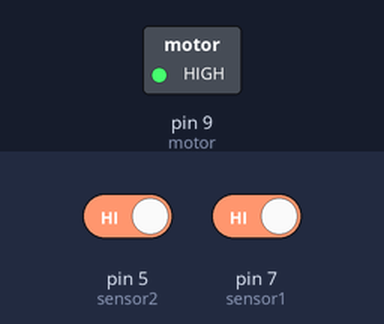
Simulated run of this sketch. Board: Arduino Uno, built with avr-gcc and run on an emulated ATmega328P. Parts: switched loads named in the sketch (green lamp = pin HIGH). The test bench sets the inputs (shaded band); at power-on: pin 5 (sensor2) HIGH, pin 7 (sensor1) HIGH.

Above: at 1.2 s.
1.3 s: pin 5 (sensor2) driven LOW
At 2.0 s:
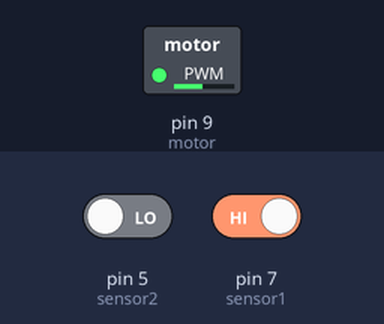
2.8 s: pin 5 (sensor2) driven HIGH
At 3.8 s:
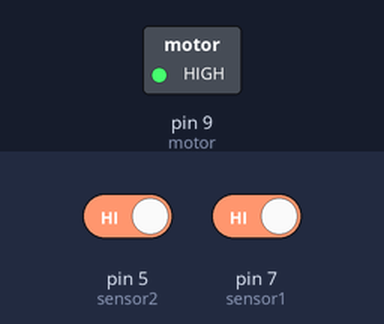
4.3 s: pin 7 (sensor1) driven LOW
At 5.0 s:
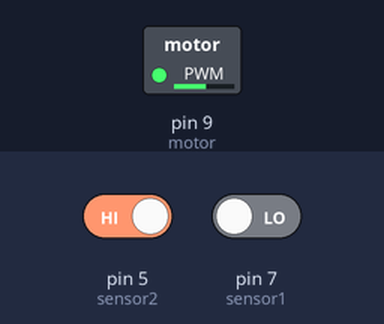
Timing chart, 0 to 7.3 s (numbered marks = the images above; inputs shaded):
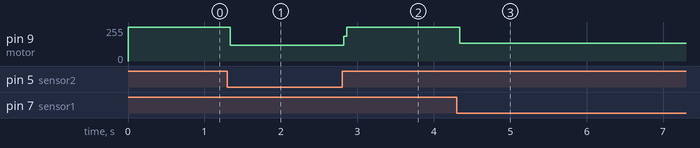

The sketch:

step1.ino
```cpp
int motor = 9; //모터 9번핀으로 제어
int sensor1 = 7; //포터센서1 7번핀으로 제어
int sensor2 = 5; //포터센서2 5번핀으로 제어

void setup()  {
  pinMode(motor, OUTPUT);
  pinMode(sensor1, INPUT_PULLUP);
  pinMode(sensor2, INPUT_PULLUP);// 센서를 인풋_풀업
}

void loop()  {
  if (digitalRead(sensor1) == LOW) {
    digitalWrite(motor, LOW); //1번센서에 감지되면 motor작동
  }
  else
    digitalWrite(motor, HIGH); //센서 닫히면 Off

  if (digitalRead(sensor2) == LOW) {
    digitalWrite(motor, LOW); //2번센서에 감지되 motor작동
  }
  else
    digitalWrite(motor, HIGH); //센서 닫히면 off
}
```

Measured:
- after the input at 1.3 s, pin 9 (motor): 255/255 → 120/255 at once
- after the input at 2.8 s, pin 9 (motor): 120/255 → 255/255 at once
- after the input at 4.3 s, pin 9 (motor): 255/255 → 135/255 at once
